Frame 1 (no input): blank canvas, image omitted
Frame 60 (no input): blank canvas, image omitted
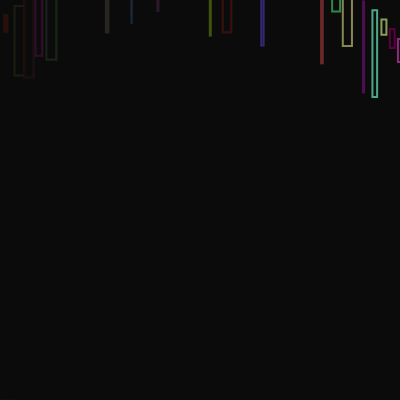
Frame 120 (the mouse pressed at the canvas centre since frame 60)

The p5.js sketch whose frames 1 and 60 were blank and that drew this single picture after the mouse press (run headless with seeded random() and noise() and a simulated clock; from frame 60 on, the mouse is pressed at the canvas centre):

// p5.js sketch
// ── sketch.js
const sketchHeight = 400;
const sketchWidth = 400;

let angle = 0;
let r = 300;

function setup() {
  createCanvas(sketchWidth, sketchHeight);
  frameRate(100);
}

function draw() {
  background(0, 10);
  translate(200, 200);
  noFill();
  strokeWeight(2);
  stroke(random(0,255),random(0,255),random(0,255));
  let x = r * cos(angle);
  let y = r * sin(angle);
  rect(x,y, random(0,10), random(0,100));

  angle += 0.05;
  r -= 0.4;

  if (r < -300){
    r = 160;
  }
}
